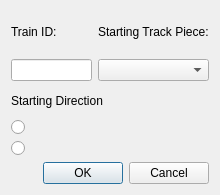
<?xml version="1.0" encoding="UTF-8"?>
<ui version="4.0">
 <class>Train_Dialog</class>
 <widget class="QDialog" name="Train_Dialog">
  <property name="geometry">
   <rect>
    <x>0</x>
    <y>0</y>
    <width>220</width>
    <height>195</height>
   </rect>
  </property>
  <property name="windowTitle">
   <string>Dialog</string>
  </property>
  <layout class="QVBoxLayout" name="verticalLayout_4">
   <item>
    <layout class="QHBoxLayout" name="horizontalLayout">
     <item>
      <layout class="QVBoxLayout" name="verticalLayout_2">
       <item>
        <widget class="QLabel" name="label">
         <property name="text">
          <string>Train ID:</string>
         </property>
        </widget>
       </item>
       <item>
        <widget class="QLineEdit" name="train_idEdit"/>
       </item>
      </layout>
     </item>
     <item>
      <layout class="QVBoxLayout" name="verticalLayout">
       <item>
        <widget class="QLabel" name="label_2">
         <property name="text">
          <string>Starting Track Piece:</string>
         </property>
        </widget>
       </item>
       <item>
        <widget class="QComboBox" name="startBox"/>
       </item>
      </layout>
     </item>
    </layout>
   </item>
   <item>
    <layout class="QVBoxLayout" name="verticalLayout_3">
     <item>
      <widget class="QLabel" name="label_3">
       <property name="text">
        <string>Starting Direction</string>
       </property>
      </widget>
     </item>
     <item>
      <widget class="QRadioButton" name="forwardButton">
       <property name="text">
        <string/>
       </property>
      </widget>
     </item>
     <item>
      <widget class="QRadioButton" name="backwardButton">
       <property name="text">
        <string/>
       </property>
      </widget>
     </item>
    </layout>
   </item>
   <item>
    <widget class="QDialogButtonBox" name="buttonBox">
     <property name="orientation">
      <enum>Qt::Horizontal</enum>
     </property>
     <property name="standardButtons">
      <set>QDialogButtonBox::Cancel|QDialogButtonBox::Ok</set>
     </property>
    </widget>
   </item>
  </layout>
 </widget>
 <resources/>
 <connections>
  <connection>
   <sender>buttonBox</sender>
   <signal>accepted()</signal>
   <receiver>Train_Dialog</receiver>
   <slot>accept()</slot>
   <hints>
    <hint type="sourcelabel">
     <x>248</x>
     <y>254</y>
    </hint>
    <hint type="destinationlabel">
     <x>157</x>
     <y>274</y>
    </hint>
   </hints>
  </connection>
  <connection>
   <sender>buttonBox</sender>
   <signal>rejected()</signal>
   <receiver>Train_Dialog</receiver>
   <slot>reject()</slot>
   <hints>
    <hint type="sourcelabel">
     <x>316</x>
     <y>260</y>
    </hint>
    <hint type="destinationlabel">
     <x>286</x>
     <y>274</y>
    </hint>
   </hints>
  </connection>
 </connections>
</ui>
